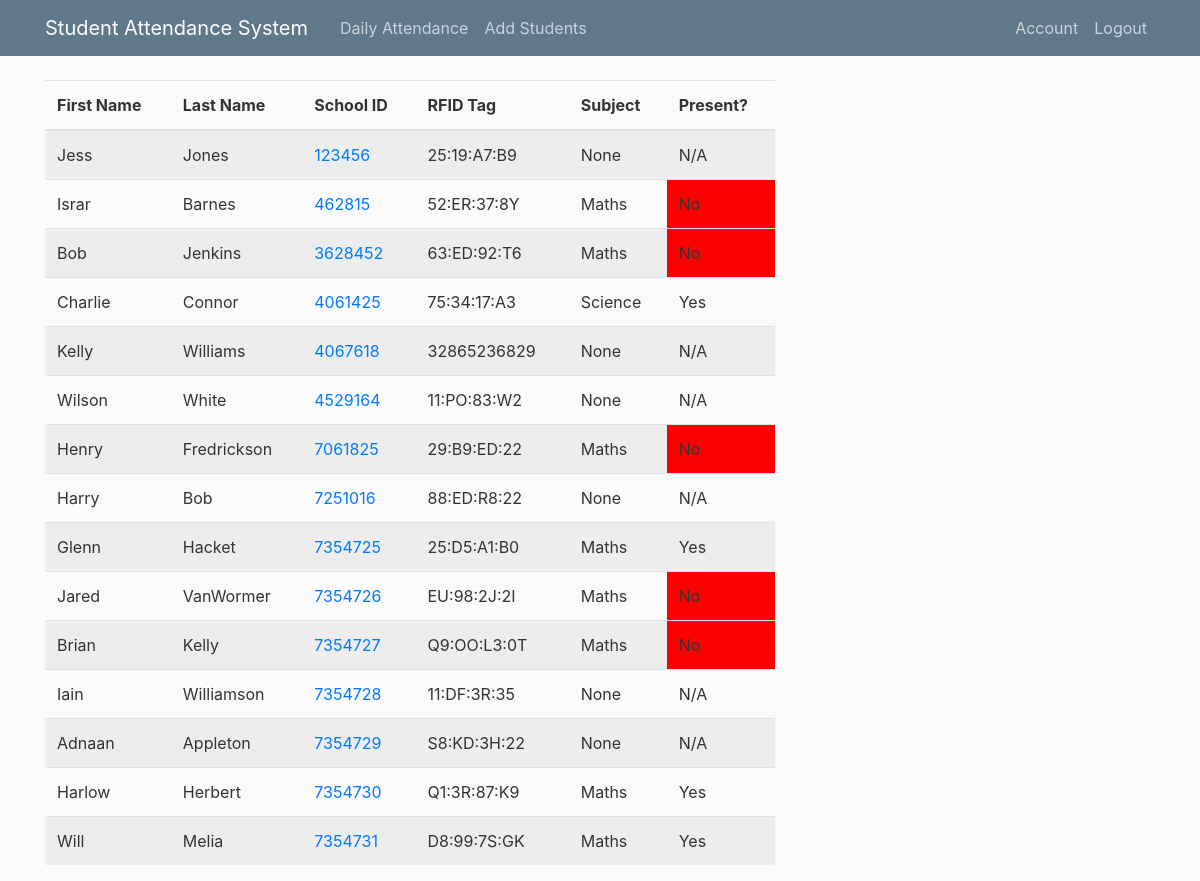
Page /attendance (signed in) on the earlier database version.
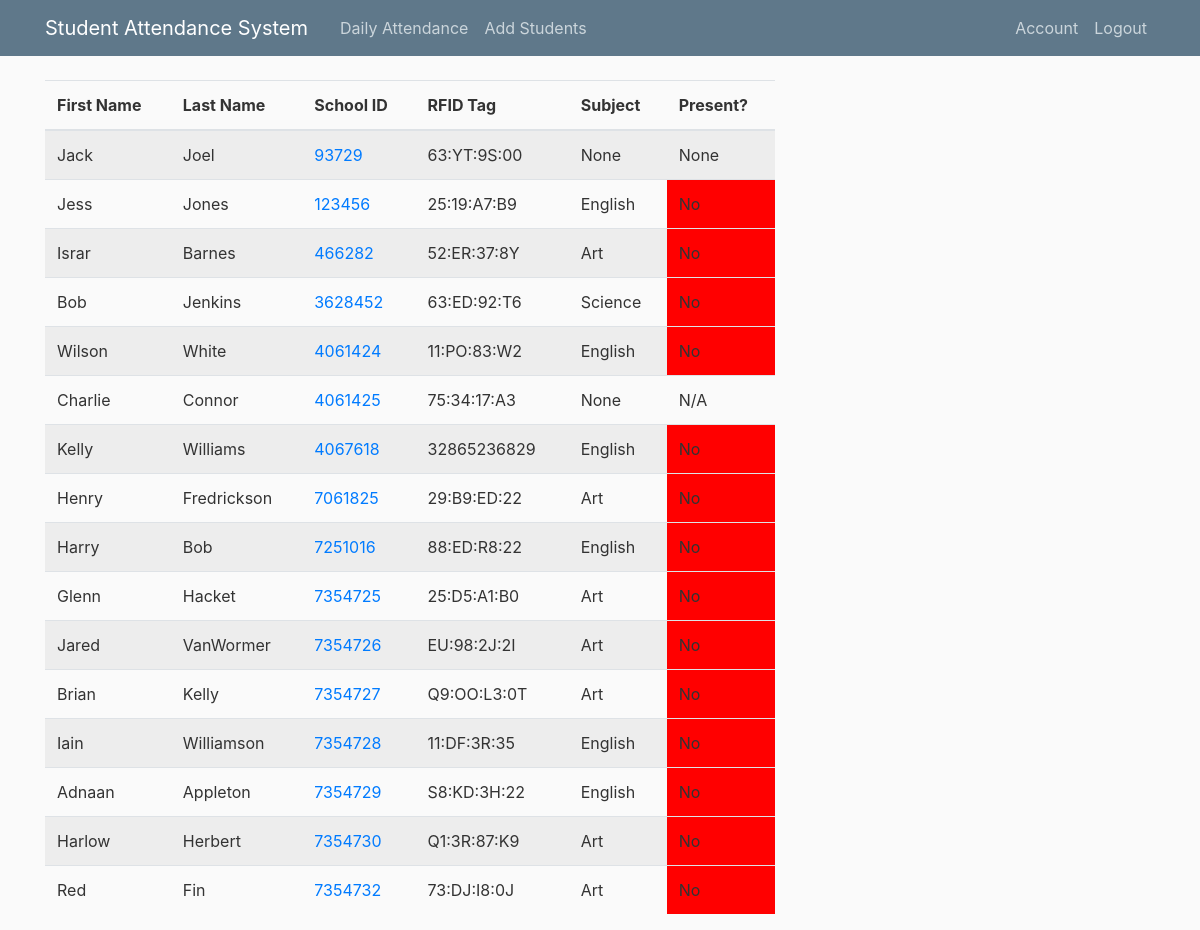
Same page on the later database version.
### app/models.py (models this page shows, shortened)
class student(db.Model):
	__tablename__ = "student"
	lname = db.Column(db.String(128))
	fname = db.Column(db.String(128))
	id = db.Column(db.Integer, primary_key=True)
	rfid = db.Column(db.String(16))
	present = db.Column(db.String(16))
	subject = db.Column(db.String(20))

### app/routes.py (the view)
@app.route("/", methods=['GET', 'POST'])
@app.route("/attendance")
@login_required
def attendance():
	return render_template('attendance.html', query=student.query.all(), title='Attendance')

### app/models.py (called while the page is built)
@login_manager.user_loader
def load_user(user_id):
	user = teacher.query.get(int(user_id))
	if user:
		return user

### app/templates/attendance.html
{% extends "base.html" %}
{% block content %}
    <table class="table table-striped table-hover" id="tblstudents">
    <thead>
        <tr>
            <th scope="col">First Name</th>
            <th scope="col">Last Name</th>
            <th scope="col">School ID</th>
            <th scope="col">RFID Tag</th>
            <th scope="col">Subject</th>
            <th scope="col">Present?</th>
        </tr>
    </thead>
    <tbody>
    {%for student in query%}
    <tr>
        <td>{{student.fname}}</td>
        <td>{{student.lname}}</td>
        <td><a href="/stedit/{{student.id}}">{{student.id}}</a></td>
        <td>{{student.rfid}}</td>
        <td>{{student.subject}}</td>
        {% if student.present == 'No' %}
            <td style="background-color: red;">{{student.present}}</td>
        {% else %}
            <td>{{student.present}}</td>
        {% endif %}
    </tr>
    {% endfor %}
    </tbody>
 </table>
{% endblock content %}

### app/templates/base.html (shortened to what this page needs)
<!DOCTYPE html>
<html>
<head>
    <link rel="stylesheet" href="https://maxcdn.bootstrapcdn.com/bootstrap/4.0.0/css/bootstrap.min.css">
    <link rel="stylesheet" type="text/css" href="{{ url_for('static',filename='styles/main.css') }}">
</head>
<body>
    <header class="site-header">
      <nav class="navbar navbar-expand-md navbar-dark bg-steel fixed-top">
        <div class="container">
          <a class="navbar-brand mr-4" href="/">Student Attendance System</a>
          <div class="collapse navbar-collapse" id="navbarToggle">
            <div class="navbar-nav mr-auto">
              {% if current_user.is_authenticated %}
                <a class="nav-item nav-link" href="{{ url_for('attendance') }}">Daily Attendance</a>
                <a class="nav-item nav-link" href="{{ url_for('stadd') }}">Add Students</a>
              {% else %}
                <a class="nav-item nav-link" href="{{ url_for('login') }}">Login</a>
              {% endif %}
            </div>
            <div class="navbar-nav">
              {% if current_user.is_authenticated %}
                <a class="nav-item nav-link" href="{{ url_for('account') }}">Account</a>
                <a class="nav-item nav-link" href="{{ url_for('logout') }}">Logout</a>
              {% endif %}
            </div>
          </div>
        </div>
      </nav>
    </header>
    <main role="main" class="container">
      <div class="row">
        <div class="col-md-8">
          {% block content %}{% endblock %}
        </div>
      </div>
    </main>
</body>
</html>

### app/static/styles/main.css (style rules this page uses)
body { background: #fafafa; color: #333333; margin-top: 5rem; }
.bg-steel { background-color: #5f788a; }
.site-header .navbar-nav .nav-link { color: #cbd5db; }

Differences in the rows shown:
removed student: fname "Israr", lname "Barnes", id "462815", rfid "52:ER:37:8Y", subject "Maths", present "No"
removed student: fname "Wilson", lname "White", id "4529164", rfid "11:PO:83:W2", subject "None", present "N/A"
removed student: fname "Will", lname "Melia", id "7354731", rfid "D8:99:7S:GK", subject "Maths", present "Yes"
added student: fname "Jack", lname "Joel", id "93729", rfid "63:YT:9S:00", subject "None", present "None"
changed student "Jess": subject "None" → "English"; present "N/A" → "No"
added student: fname "Israr", lname "Barnes", id "466282", rfid "52:ER:37:8Y", subject "Art", present "No"
changed student "Jenkins": subject "Maths" → "Science"
added student: fname "Wilson", lname "White", id "4061424", rfid "11:PO:83:W2", subject "English", present "No"
changed student "Charlie": subject "Science" → "None"; present "Yes" → "N/A"
changed student "Williams": subject "None" → "English"; present "N/A" → "No"
changed student "Henry": subject "Maths" → "Art"
changed student "Harry": subject "None" → "English"; present "N/A" → "No"
changed student "Glenn": subject "Maths" → "Art"; present "Yes" → "No"
changed student "Jared": subject "Maths" → "Art"
changed student "Brian": subject "Maths" → "Art"
changed student "Iain": subject "None" → "English"; present "N/A" → "No"
changed student "Adnaan": subject "None" → "English"; present "N/A" → "No"
changed student "Harlow": subject "Maths" → "Art"; present "Yes" → "No"
added student: fname "Red", lname "Fin", id "7354732", rfid "73:DJ:I8:0J", subject "Art", present "No"
